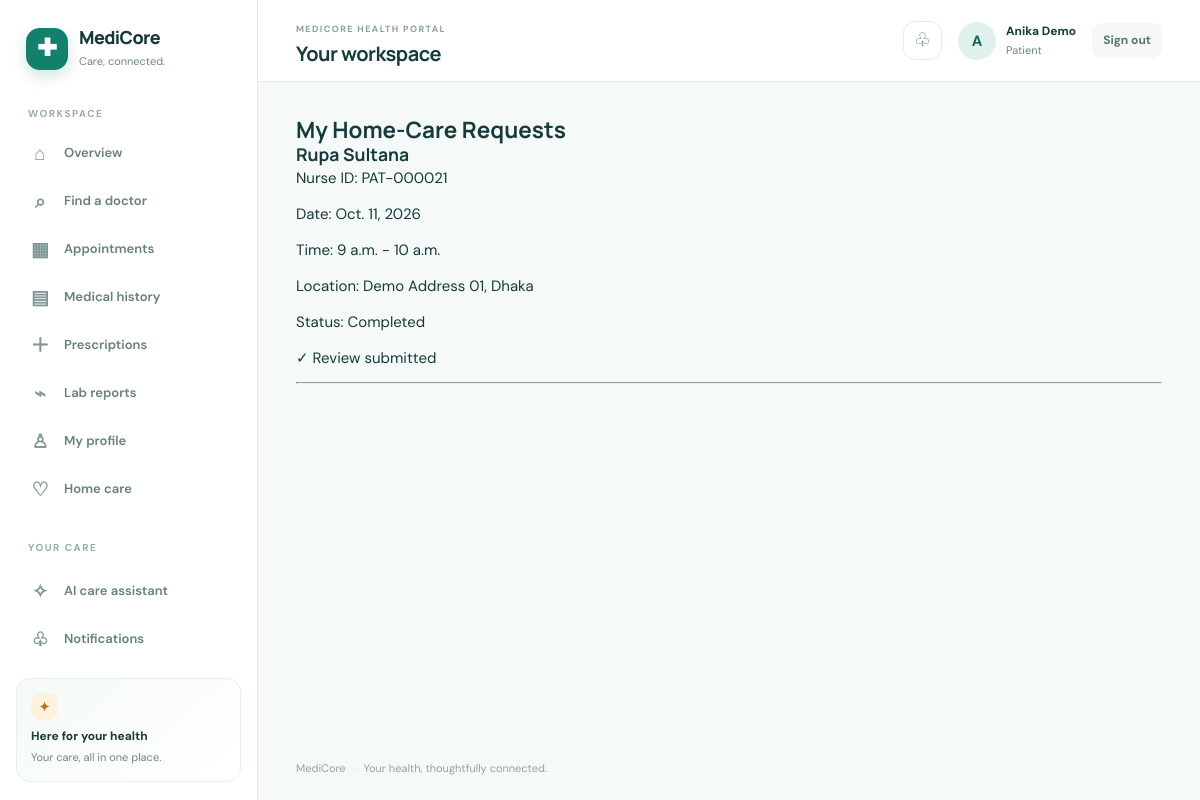
The page /nurses/home-care/my-requests/ (signed in) on the database its author committed.
### apps/accounts/models.py (models this page shows, shortened)
class User(AbstractUser):
    role = models.CharField(
        max_length=20,
        choices=Role.choices,
        default=Role.PATIENT,
    )
    public_id = models.CharField(
        max_length=20,
        unique=True,
        blank=True,
    )
    is_verified = models.BooleanField(default=False)

### apps/nurses/models.py (models this page shows, shortened)
class HomeCareRequest(models.Model):
    class Status(models.TextChoices):
        PENDING = "PENDING", "Pending"
        ACCEPTED = "ACCEPTED", "Accepted"
        ACTIVE = "ACTIVE", "Active"
        COMPLETED = "COMPLETED", "Completed"
        CANCELLED = "CANCELLED", "Cancelled"
        REJECTED = "REJECTED", "Rejected"
    patient = models.ForeignKey(
        settings.AUTH_USER_MODEL,
        on_delete=models.PROTECT,
        related_name="home_care_requests",
    )
    nurse = models.ForeignKey(
        NurseProfile,
        on_delete=models.PROTECT,
        related_name="home_care_requests",
    )
    date = models.DateField()
    start_time = models.TimeField()
    end_time = models.TimeField()
    location = models.TextField()
    required_skills = models.TextField(
        blank=True,
    )
    patient_notes = models.TextField(
        blank=True,
    )
    status = models.CharField(
        max_length=20,
        choices=Status.choices,
        default=Status.PENDING,
    )
    created_at = models.DateTimeField(
        default=timezone.now,
    )
    updated_at = models.DateTimeField(
        auto_now=True,
    )

class NurseProfile(models.Model):
    user = models.OneToOneField(
        settings.AUTH_USER_MODEL,
        on_delete=models.CASCADE,
        related_name="nurse_profile",
    )
    qualification = models.CharField(
        max_length=255,
        blank=True,
    )
    experience_years = models.PositiveIntegerField(
        default=0,
    )
    skills = models.TextField(
        blank=True,
        help_text="Example: Elderly Care, Patient Care, Injection, Wound Care",
    )
    hospital = models.ForeignKey(
        Hospital,
        on_delete=models.SET_NULL,
        null=True,
        blank=True,
        related_name="nurse_profiles",
    )
    phone = models.CharField(
        max_length=20,
        blank=True,
    )
    bio = models.TextField(
        blank=True,
    )
    is_verified = models.BooleanField(
        default=False,
    )
    rating = models.DecimalField(
        max_digits=3,
        decimal_places=2,
        default=0,
    )
    total_reviews = models.PositiveIntegerField(
        default=0,
    )
    created_at = models.DateTimeField(
        default=timezone.now,
    )
    updated_at = models.DateTimeField(
        default=timezone.now,
    )

### apps/nurses/views.py (the view)
@login_required
def my_home_care_requests(request):
    if request.user.role != "PATIENT":
        return render(
            request,
            "errors/403.html",
            status=403,
        )
    requests = (
        HomeCareRequest.objects
        .filter(patient=request.user)
        .select_related(
            "nurse",
            "nurse__user",
            "nurse__hospital",
        )
        .order_by("-created_at")
    )
    return render(
        request,
        "nurses/my_home_care_requests.html",
        {
            "requests": requests,
        },
    )

### templates/nurses/my_home_care_requests.html
{% extends 'base.html' %}
{% block content %}
  <h1>My Home-Care Requests</h1>
  {% for request in requests %}
    <div>
      <h3>{{ request.nurse.user.get_full_name }}</h3>
      <p>Nurse ID:
        {{ request.nurse.user.public_id }}</p>
      <p>Date:
        {{ request.date }}</p>
      <p>Time:
        {{ request.start_time }}
        -
        {{ request.end_time }}</p>
      <p>Location:
        {{ request.location }}</p>
      <p>Status:
        {{ request.get_status_display }}</p>
      {% if request.status == 'COMPLETED' %}
        {% if not request.review %}
          <a href="{% url 'nurses:review_home_care' request.id %}">Rate Nurse</a>
        {% else %}
          <p>✓ Review submitted</p>
        {% endif %}
      {% endif %}
    </div>
    <hr />
  {% empty %}
    <p>You have no home-care requests yet.</p>
  {% endfor %}
{% endblock %}

### templates/base.html (shortened to what this page needs)
{% load static %}
<!doctype html>
<html lang="en">
  <head>
    <link rel="stylesheet" href="{% static 'css/base.css' %}" />
    <link rel="stylesheet" href="{% static 'css/components.css' %}" />
    <link rel="stylesheet" href="{% static 'css/pages.css' %}" />
  </head>
  <body>
    {% if request.user.is_authenticated %}
    <div class="app-shell">
      <aside class="sidebar" id="app-sidebar" aria-label="Main navigation">
        <a class="brand" href="{% url 'home' %}">
          <span class="brand-icon" aria-hidden="true">✚</span>
          <span class="brand-copy"><strong>MediCore</strong><small>Care, connected.</small></span>
        </a>
        <div class="nav-caption">WORKSPACE</div>
        <nav class="sidebar-nav">
          {% if request.user.role == 'PATIENT' %}
            <a href="{% url 'patients:dashboard' %}" class="nav-item{% if request.resolver_match.url_name == 'dashboard' and request.resolver_match.namespace == 'patients' %} active{% endif %}"><span class="nav-icon">⌂</span>Overview</a>
            <a href="{% url 'patients:find_doctors' %}" class="nav-item{% if request.resolver_match.url_name == 'find_doctors' %} active{% endif %}"><span class="nav-icon">⌕</span>Find a doctor</a>
            <a href="{% url 'patients:appointments' %}" class="nav-item{% if request.resolver_match.url_name == 'appointments' %} active{% endif %}"><span class="nav-icon">▦</span>Appointments</a>
            <a href="{% url 'patients:medical_history' %}" class="nav-item{% if request.resolver_match.url_name == 'medical_history' %} active{% endif %}"><span class="nav-icon">▤</span>Medical history</a>
            <a href="{% url 'patients:prescriptions' %}" class="nav-item{% if request.resolver_match.url_name == 'prescriptions' %} active{% endif %}"><span class="nav-icon">＋</span>Prescriptions</a>
            <a href="{% url 'patients:lab_reports' %}" class="nav-item{% if request.resolver_match.url_name == 'lab_reports' %} active{% endif %}"><span class="nav-icon">⌁</span>Lab reports</a>
            <a href="{% url 'patients:profile' %}" class="nav-item{% if request.resolver_match.url_name == 'profile' and request.resolver_match.namespace == 'patients' %} active{% endif %}"><span class="nav-icon">♙</span>My profile</a>
            <a href="{% url 'nurses:my_home_care_requests' %}" class="nav-item"><span class="nav-icon">♡</span>Home care</a>
          {% elif request.user.role == 'LAB' %}
            <a href="{% url 'medical_records:lab_orders' %}" class="nav-item active"><span class="nav-icon">⌁</span>Lab orders</a>
          {% elif request.user.role == 'PHARMACIST' %}
            <a href="{% url 'pharmacy:prescriptions' %}" class="nav-item active"><span class="nav-icon">＋</span>Prescriptions</a>
          {% elif request.user.role == 'RECEPTIONIST' %}
            <a href="{% url 'billing:bills' %}" class="nav-item active"><span class="nav-icon">▤</span>Billing</a>
          {% elif request.user.is_superuser or request.user.role == 'ADMIN' %}
            <a href="{% url 'admin:index' %}" class="nav-item"><span class="nav-icon">⚙</span>Administration</a>
          {% endif %}
          <div class="nav-caption nav-caption-spaced">YOUR CARE</div>
          <a href="{% url 'chatbot:page' %}" class="nav-item{% if request.resolver_match.namespace == 'chatbot' %} active{% endif %}"><span class="nav-icon">✧</span>AI care assistant</a>
          <a href="{% url 'notifications:list' %}" class="nav-item{% if request.resolver_match.namespace == 'notifications' %} active{% endif %}"><span class="nav-icon">♧</span>Notifications</a>
        </nav>
        <div class="sidebar-footer">
          <div class="sidebar-help-mark">✦</div>
          <strong>Here for your health</strong>
          <span>Your care, all in one place.</span>
        </div>
      </aside>
      <main class="main-content">
        <header class="topbar">
          <div class="topbar-title-wrap">
            <div><span class="page-label">MEDICORE HEALTH PORTAL</span><h1>{% block page_heading %}Your workspace{% endblock %}</h1></div>
          </div>
          <div class="topbar-actions">
            <a class="icon-button notification-link" href="{% url 'notifications:list' %}" aria-label="Notifications">♧</a>
            <div class="user-mini">
              <div class="avatar">{{ request.user.first_name|default:request.user.username|slice:':1'|upper }}</div>
              <div class="user-details"><strong>{{ request.user.get_full_name|default:request.user.username }}</strong><span>{{ request.user.get_role_display }}</span></div>
            </div>
            <form method="post" action="{% url 'logout' %}" class="logout-form">{% csrf_token %}<button type="submit" class="logout-button">Sign out</button></form>
          </div>
        </header>
    {% endif %}
    {% if request.user.is_authenticated %}<section class="page-content">{% else %}<main class="public-content">{% endif %}
      {% block content %}{% endblock %}
    {% if request.user.is_authenticated %}</section>{% else %}</main>{% endif %}
    {% if request.user.is_authenticated %}
      <footer class="site-footer">MediCore <span>·</span> Your health, thoughtfully connected.</footer>
    </main>
    </div>
    {% else %}
      <footer class="site-footer">MediCore <span>·</span> Your health, thoughtfully connected.</footer>
    </div>
    {% endif %}
  </body>
</html>

### rows shown on the page
User: user.first_name "A", user.get_full_name "Anika Demo", user.role "Patient"
HomeCareRequest: nurse.user.get_full_name "Rupa Sultana", nurse.user.public_id "PAT-000021", date "Oct. 11, 2026", start_time "9 a.m.", end_time "10 a.m.", location "Demo Address 01, Dhaka", status "Completed", shows "✓ Review submitted"
